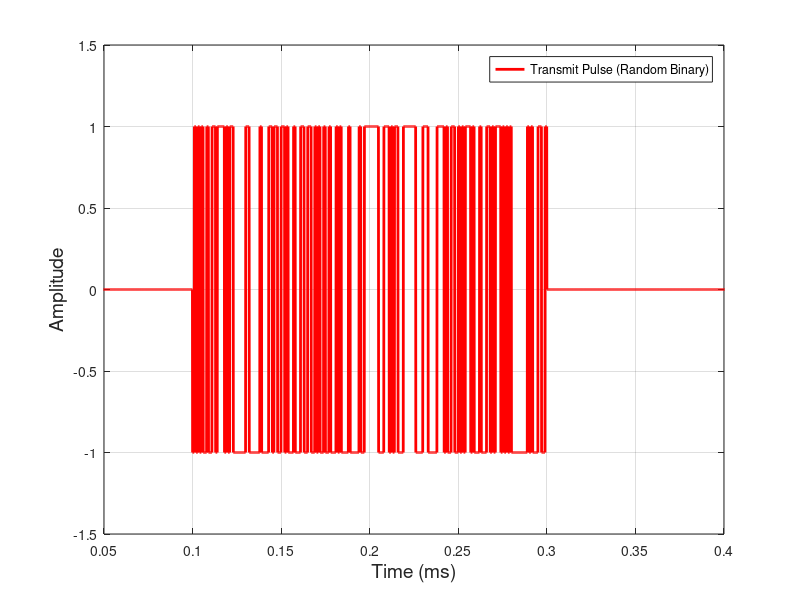
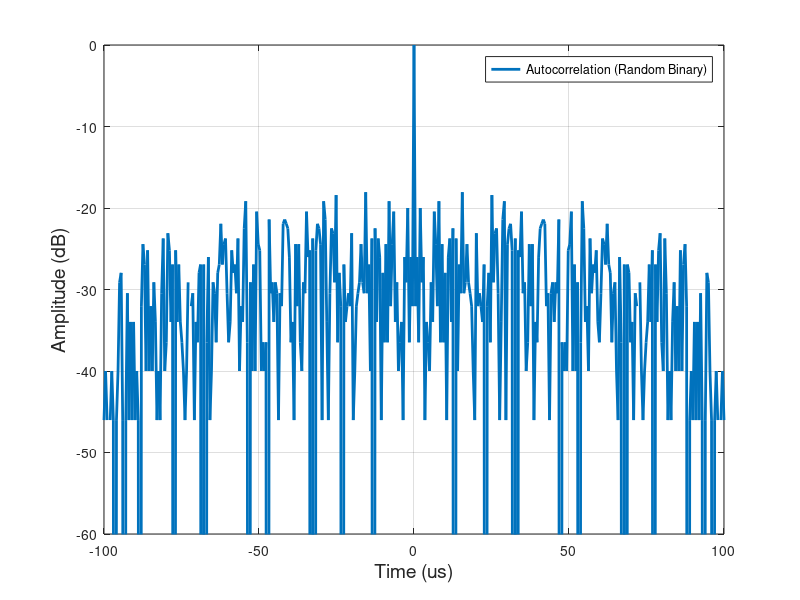

MATLAB code for these plots, in order: (Note: this script raises an error after producing the figures.)
% SPS Short Course: Radar Signal Processing Mastery
% Theory and Hands-On Applications with mmWave MIMO Radar Sensors
% Date: 7-11 October 2024
% Time: 9:00AM-11:00AM ET (New York Time)
% Presenter: Mohammad Alaee-Kerahroodi

close all
clear
clc

rng(2024)
% Constants
c = 3e8;            % Speed of light in m/s

% Parameters
tau = 200e-6;       % Pulse width 
bandwidth = 1e6;    % Bandwidth of the signal 
fs = 10*bandwidth;  % Sampling frequency (samples per second)
timeBandwidthProduct = tau * bandwidth;
samplePerChip = round(tau * fs);
ddsRate = samplePerChip/timeBandwidthProduct;

% Parameters
PRI = 1e-3;         % Pulse Repetition Interval 
PRF = 1/PRI;        % Pulse Repetition Frequency 
nPulse = 1;         % Number of pulses

t_start = 100e-6;   % Start time 
t = linspace(0, t_start+nPulse*PRI, (t_start+nPulse*PRI)*fs); % Time vector 

% Time vector for pulse duration
tPulse = 0:1/fs:tau-1/fs;

% Generate random binary code signal
random_code = 2*randi([0 1], 1, timeBandwidthProduct) - 1; % Random binary (+1/-1)
random_code_resampled = repelem(random_code, ddsRate);               % Repeat each entry ddsRate times

pulseTx = zeros(size(t));   % Transmit pulse
% Insert random binary code in the transmit signal
for i = 0:nPulse-1
    tInterval = t >= t_start + i*PRI & t <= t_start + i*PRI + tau; % Time interval for each pulse
    pulseTx(tInterval) = random_code_resampled;  % Set transmitted pulse to the random binary code
end

figure('Position', [100, 100, 900, 600]);
plot(t*1e3, real(pulseTx), 'r', 'LineWidth', 2, 'DisplayName', 'Transmit Pulse (Random Binary)'); hold on;

xlabel('Time (ms)', 'FontSize', 14);
ylabel('Amplitude', 'FontSize', 14);
legend();
grid on;
ylim([-1.5 1.5]);
xlim([0.05,0.4])

figure('Position', [100, 100, 900, 600]);
r = abs(xcorr(random_code_resampled(1:ddsRate:end)))/timeBandwidthProduct;
lags = linspace(-tau/2,tau/2,2*timeBandwidthProduct-1);
plot(lags/1e-6,20*log10(r), 'LineWidth', 2, 'DisplayName', 'Autocorrelation (Random Binary)')
xlabel('Time (us)', 'FontSize', 14);
ylabel('Amplitude (dB)', 'FontSize', 14);
legend();
axis('tight')
ylim([-60,0])
grid on;

% Plot the spectrogram of the random binary code
figure('Position', [100, 100, 900, 600]);
nFFT = length(random_code_resampled)/5;
spectrogram(random_code_resampled, nFFT, round(nFFT-nFFT/20), nFFT, fs, 'yaxis');

xlabel('Time (µs)', 'FontSize', 14);
ylabel('Frequency (MHz)', 'FontSize', 14);
colormap('jet');
colorbar;

% Adjust axes for better visualization
ylim([0 bandwidth/1e6]);   % Show frequency from 0 to the bandwidth in MHz

figure('Position', [100, 100, 900, 600]);
[afmag, delay, doppler] = ambgfun(random_code_resampled(1:ddsRate:end), 1, 1);

% Use 'surf' for better visibility
surf(delay, doppler * bandwidth / 1e6, afmag, 'EdgeColor', 'none');

% Improve view and appearance
view(2); % Top-down view for a clear 2D plot
colormap jet; % High-contrast colormap
colorbar; % Add a colorbar to indicate magnitude levels

% Use 'shading interp' for smooth color transitions
shading interp;

% Add axis labels and title
xlabel("Delay (\mu seconds)", 'FontSize', 12, 'FontWeight', 'bold');
ylabel("Doppler Shift (MHz)", 'FontSize', 12, 'FontWeight', 'bold');

% Set font size for axes
set(gca, 'FontSize', 12);